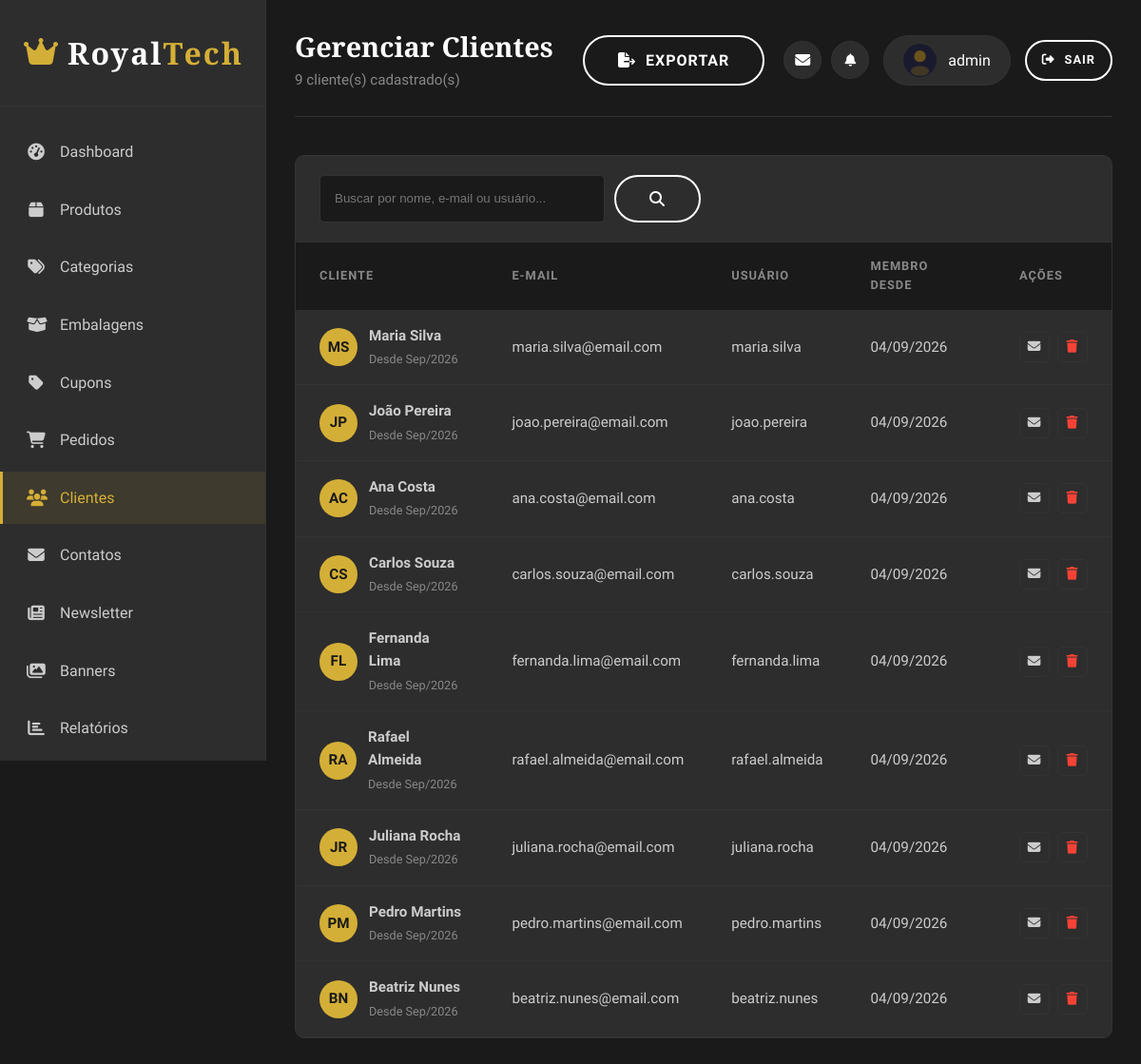
Page /pages/admin/customers.php (signed in) on the committed database.
### tables this page shows
CREATE TABLE IF NOT EXISTS e5_users (
  id INT PRIMARY KEY AUTO_INCREMENT,
  name VARCHAR(80) NOT NULL,
  email VARCHAR(120) UNIQUE NOT NULL,
  cpf VARCHAR(14) NULL,
  username VARCHAR(40) UNIQUE NOT NULL,
  password VARCHAR(255) NOT NULL,
  role ENUM('customer','admin') NOT NULL DEFAULT 'customer',
  postal_code VARCHAR(10) NOT NULL,
  street VARCHAR(120) NOT NULL,
  number INT NOT NULL,
  complement VARCHAR(80) DEFAULT NULL,
  created_at TIMESTAMP DEFAULT CURRENT_TIMESTAMP,
  updated_at TIMESTAMP DEFAULT CURRENT_TIMESTAMP ON UPDATE CURRENT_TIMESTAMP
);

### pages/admin/customers.php (the view, shortened to what this page needs)
<?php
include '../../database/connection.php';
$search = trim((string) ($_GET['q'] ?? ''));
$sql = 'SELECT id, name, email, username, created_at FROM e5_users WHERE role = :role';
$params = [':role' => 'customer'];
$sql .= ' ORDER BY created_at DESC';
$customers = $pdo->prepare($sql);
$customers->execute($params);
$customers = $customers->fetchAll();
$total = count($customers);
?>
<!DOCTYPE html>
<html lang="pt-BR">
<head>
    <?php include 'head_inc.php'; ?>
</head>
<body>
    <div class="admin-wrapper">
        <?php $activePage = 'customers'; include 'sidebar_inc.php'; ?>
        <main class="admin-main">
            <header class="admin-header">
                <div class="admin-title">
                    <h2>Gerenciar Clientes</h2>
                    <p><?php echo $total; ?> cliente(s) cadastrado(s)</p>
                </div>
                <div class="admin-actions">
                    <button class="btn btn-secondary" aria-label="Exportar clientes"><i class="fas fa-file-export"></i> Exportar</button>
                    <?php include 'header_user_inc.php'; ?>
                </div>
            </header>
            <div class="admin-table-container">
                <div class="admin-table-header">
                    <form method="GET" style="display:flex; gap:10px;">
                        <input type="text" name="q" placeholder="Buscar por nome, e-mail ou usuário..." value="<?php echo htmlspecialchars($search, ENT_QUOTES, 'UTF-8'); ?>" style="padding: 8px 15px; border: 1px solid var(--color-border); border-radius: 5px; background: var(--color-black); color: var(--color-white); width: 300px;">
                        <button type="submit" class="btn btn-secondary" aria-label="Buscar clientes"><i class="fas fa-search"></i></button>
                    </form>
                </div>
                <table class="admin-table">
                    <thead>
                        <tr>
                            <th>Cliente</th>
                            <th>E-mail</th>
                            <th>Usuário</th>
                            <th>Membro Desde</th>
                            <th>Ações</th>
                        </tr>
                    </thead>
                    <tbody>
                        <?php if (empty($customers)): ?>
                        <tr><td colspan="5" style="text-align:center; color:var(--color-gray); padding:40px;">Nenhum cliente encontrado.</td></tr>
                        <?php else: foreach ($customers as $c):
                            $name = htmlspecialchars($c['name'], ENT_QUOTES, 'UTF-8');
                            $initials = '';
                            foreach (explode(' ', $name) as $part) {
                                if ($part !== '') $initials .= strtoupper($part[0]);
                                if (strlen($initials) >= 2) break;
                            }
                            $created = date('d/m/Y', strtotime($c['created_at']));
                            $since = date('M/Y', strtotime($c['created_at']));
                        ?>
                        <tr>
                            <td>
                                <div style="display: flex; align-items: center; gap: 12px;">
                                    <div style="width: 40px; height: 40px; background: var(--color-primary); border-radius: 50%; display: flex; align-items: center; justify-content: center; color: var(--color-black); font-weight: 600;"><?php echo $initials; ?></div>
                                    <div>
                                        <strong><?php echo $name; ?></strong>
                                        <br><small style="color: var(--color-gray);">Desde <?php echo $since; ?></small>
                                    </div>
                                </div>
                            </td>
                            <td><?php echo htmlspecialchars($c['email'], ENT_QUOTES, 'UTF-8'); ?></td>
                            <td><?php echo htmlspecialchars($c['username'], ENT_QUOTES, 'UTF-8'); ?></td>
                            <td><?php echo $created; ?></td>
                            <td>
                                <div class="table-actions">
                                    <a href="mailto:<?php echo htmlspecialchars($c['email'], ENT_QUOTES, 'UTF-8'); ?>" class="btn btn-secondary" style="padding:6px 12px;"><i class="fas fa-envelope"></i></a>
                                    <form method="POST" onsubmit="return confirm('Excluir cliente #<?php echo (int) $c['id']; ?>? Esta ação não pode ser desfeita.');" style="display:inline;">
                                        <button type="submit" class="btn btn-secondary" style="padding:6px 12px; color:#f44336;" aria-label="Excluir cliente"><i class="fas fa-trash"></i></button>
                                    </form>
                                </div>
                            </td>
                        </tr>
                        <?php endforeach; endif; ?>
                    </tbody>
                </table>
            </div>
        </main>
    </div>
</body>
</html>

### assets/css/style.css (style rules this page uses)
:root { --color-primary: #d4af37; --color-primary-dark: #b8962e; --color-primary-light: #e8c547; --color-black: #1a1a1a; --color-black-light: #2d2d2d; --color-black-lighter: #404040; --color-white: #ffffff; --color-white-smoke: #f5f5f5; --color-gray: #888888; --color-gray-light: #cccccc; --color-border: #333333; --color-gold: #d4af37; --font-primary: 'Rajdhani', sans-serif; --font-secondary: 'Playfair Display', serif; --transition: all 0.3s ease; --shadow: 0 5px 20px rgba(0, 0, 0, 0.15); --shadow-hover: 0 10px 30px rgba(212, 175, 55, 0.2); }
* { margin: 0; padding: 0; box-sizing: border-box; }
html { scroll-behavior: smooth; }
body { font-family: var(--font-primary); font-size: 16px; line-height: 1.6; color: var(--color-white); background-color: var(--color-black); }
a { text-decoration: none; color: inherit; transition: var(--transition); }
h1, h2, h3, h4, h5, h6 { font-family: var(--font-secondary); font-weight: 700; line-height: 1.3; color: var(--color-white); }
h2 { font-size: 2.5rem; }
.btn { display: inline-flex; align-items: center; justify-content: center; gap: 10px; padding: 15px 35px; font-family: var(--font-primary); font-size: 1rem; font-weight: 600; text-transform: uppercase; letter-spacing: 1px; border: none; border-radius: 30px; cursor: pointer; transition: var(--transition); }
.btn-secondary { background: transparent; color: var(--color-white); border: 2px solid var(--color-white); }

### assets/css/admin.css (style rules this page uses)
.admin-wrapper { display: flex; min-height: 100vh; background: var(--color-black); }
.admin-main { flex: 1; margin-left: 280px; padding: 30px; background: var(--color-black); }
.admin-header { display: flex; justify-content: space-between; align-items: center; margin-bottom: 40px; padding-bottom: 25px; border-bottom: 1px solid var(--color-border); }
.admin-title h2 { font-size: 1.8rem; margin-bottom: 5px; }
.admin-title p { color: var(--color-gray); font-size: 0.95rem; }
.admin-actions { display: flex; align-items: center; gap: 20px; flex-wrap: wrap; justify-content: flex-end; }
.admin-table-container { background: var(--color-black-light); border: 1px solid var(--color-border); border-radius: 10px; overflow: hidden; }
.admin-table-header { display: flex; justify-content: space-between; align-items: center; padding: 20px 25px; border-bottom: 1px solid var(--color-border); }
.admin-table { width: 100%; border-collapse: collapse; }
.admin-table th, .admin-table td { padding: 15px 25px; text-align: left; }
.admin-table th { background: var(--color-black); color: var(--color-gray); font-weight: 600; font-size: 0.8rem; text-transform: uppercase; letter-spacing: 1px; }
.admin-table td { border-bottom: 1px solid var(--color-border); color: var(--color-gray-light); font-size: 0.95rem; }
.admin-table tbody tr { transition: var(--transition); }
.table-actions { display: flex; gap: 8px; }
.table-actions a, .table-actions button { width: 32px; height: 32px; display: flex; align-items: center; justify-content: center; border: 1px solid var(--color-border); border-radius: 5px; color: var(--color-gray-light); background: transparent; cursor: pointer; transition: var(--transition); font-size: 0.85rem; }

### rows in the picture
e5_users: initials "MS", name "Maria Silva", created_at "Sep/2026", email "maria.silva@email.com", username "maria.silva", created_at "04/09/2026"
e5_users: initials "JP", name "João Pereira", created_at "Sep/2026", email "joao.pereira@email.com", username "joao.pereira", created_at "04/09/2026"
e5_users: initials "AC", name "Ana Costa", created_at "Sep/2026", email "ana.costa@email.com", username "ana.costa", created_at "04/09/2026"
e5_users: initials "CS", name "Carlos Souza", created_at "Sep/2026", email "carlos.souza@email.com", username "carlos.souza", created_at "04/09/2026"
e5_users: initials "FL", name "Fernanda Lima", created_at "Sep/2026", email "fernanda.lima@email.com", username "fernanda.lima", created_at "04/09/2026"
e5_users: initials "RA", name "Rafael Almeida", created_at "Sep/2026", email "rafael.almeida@email.com", username "rafael.almeida", created_at "04/09/2026"
e5_users: initials "JR", name "Juliana Rocha", created_at "Sep/2026", email "juliana.rocha@email.com", username "juliana.rocha", created_at "04/09/2026"
e5_users: initials "PM", name "Pedro Martins", created_at "Sep/2026", email "pedro.martins@email.com", username "pedro.martins", created_at "04/09/2026"
e5_users: initials "BN", name "Beatriz Nunes", created_at "Sep/2026", email "beatriz.nunes@email.com", username "beatriz.nunes", created_at "04/09/2026"

### other values in the picture
$item['label'] "Dashboard"
$item['label'] "Produtos"
$item['label'] "Categorias"
$item['label'] "Embalagens"
$item['label'] "Cupons"
$item['label'] "Pedidos"
$item['label'] "Clientes"
$item['label'] "Contatos"
$item['label'] "Newsletter"
$item['label'] "Banners"
$item['label'] "Relatórios"
$total "9"
$adminUserName "admin"
